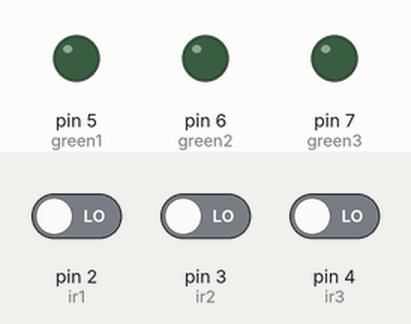
This sketch was run on a simulated Arduino Uno, built with avr-gcc and run on an emulated ATmega328P. Shown: output pins drawn as LEDs (lit = HIGH). The inputs (shaded band) are chosen by the test bench; at power-on: pin 2 (ir1) LOW, pin 3 (ir2) LOW, pin 4 (ir3) LOW.

Above: at 2.0 s.
2.1 s: pin 2 (ir1) driven HIGH
At 4.1 s:
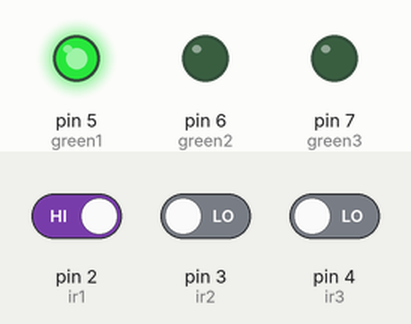
4.4 s: pin 3 (ir2) driven HIGH
At 6.1 s:
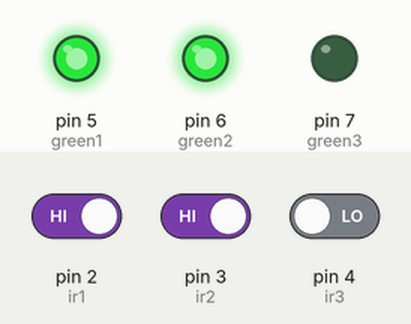
6.8 s: pin 4 (ir3) driven HIGH
At 8.0 s:
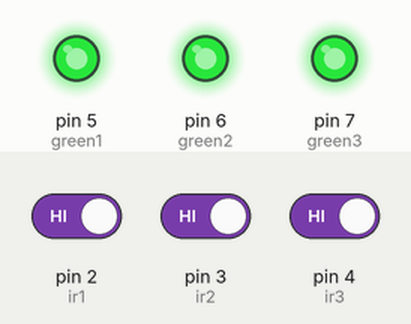
9.2 s: pin 2 (ir1) driven LOW
At 11.0 s:
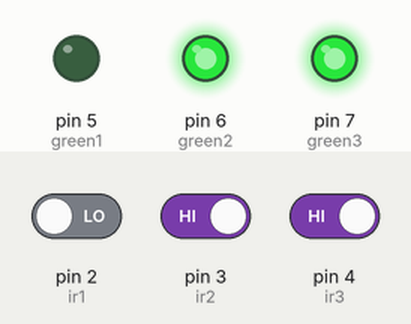
11.6 s: pin 3 (ir2) driven LOW
At 12.8 s:
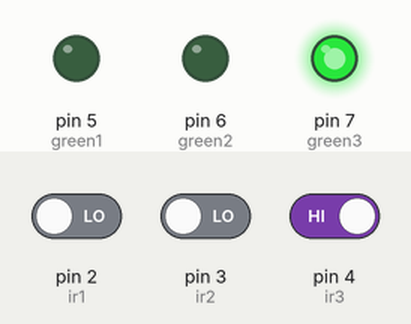
14.0 s: pin 2 (ir1) driven HIGH
At 15.9 s:
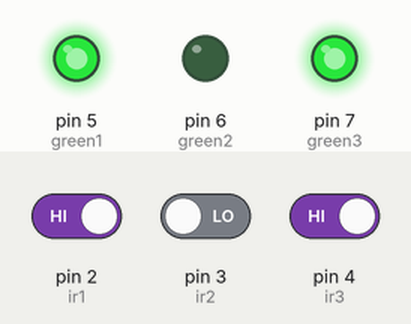
Timing chart, 0 to 17.4 s (numbered marks = the images above; inputs shaded):
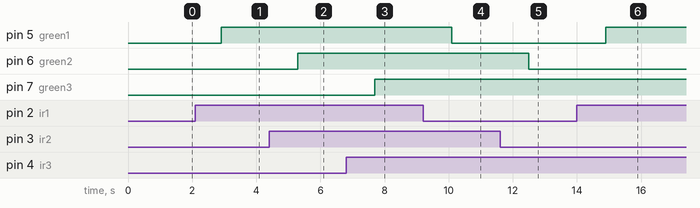

The sketch:

Slots.ino
```cpp
// Define the pins for IR sensors and LEDs
const int ir1 = 2;
const int ir2 = 3;
const int ir3 = 4;

const int green1 = 5;
const int green2 = 6;
const int green3 = 7;

// Threshold value for object detection
const int x = 50;

void setup() {
  // Initialize IR sensor pins as inputs
  pinMode(ir1, INPUT);
  pinMode(ir2, INPUT);
  pinMode(ir3, INPUT);

  // Initialize green LED pins as outputs
  pinMode(green1, OUTPUT);
  pinMode(green2, OUTPUT);
  pinMode(green3, OUTPUT);

  Serial.begin(9600);
}

void loop() {
  // Read IR sensor values
  int sensorValue1 = digitalRead(ir1);
  int sensorValue2 = digitalRead(ir2);
  int sensorValue3 = digitalRead(ir3);
  ///Serial.println(sensorValue1);
  delay(500);
  // Serial.println(sensorValue2);
  // Serial.println(sensorValue3);

  // Check if object is detected for sensor 1
  if (sensorValue1 == 1) {
    digitalWrite(green1, HIGH);
  } else {
    digitalWrite(green1, LOW);
  }

  // Check if object is detected for sensor 2
  if (sensorValue2 == 1) {
    digitalWrite(green2, HIGH);
  } else {
    digitalWrite(green2, LOW);
  }

  // Check if object is detected for sensor 3
  if (sensorValue3 == 1) {
    digitalWrite(green3, HIGH);
  } else {
    digitalWrite(green3, LOW);
  }

  // Delay for stability
  delay(100);
}
```

Measured:
- after the input at 2.1 s, pin 5 (green1): LOW → HIGH after 0.80 s
- after the input at 4.4 s, pin 6 (green2): LOW → HIGH after 0.90 s
- after the input at 6.8 s, pin 7 (green3): LOW → HIGH after 0.90 s
- after the input at 9.2 s, pin 5 (green1): HIGH → LOW after 0.90 s
- after the input at 11.6 s, pin 6 (green2): HIGH → LOW after 0.90 s
- after the input at 14.0 s, pin 5 (green1): LOW → HIGH after 0.90 s
